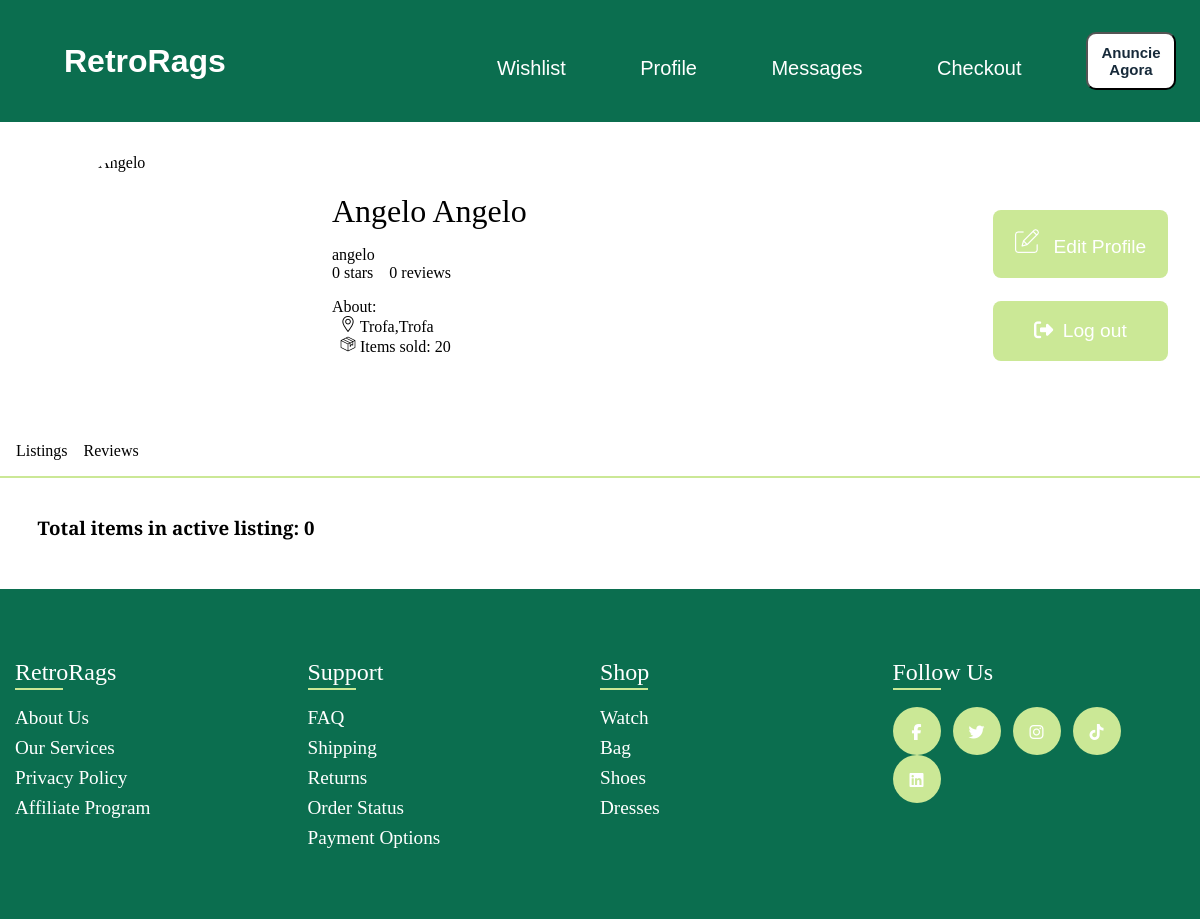
The page /pages/profile.php (signed in) on the database as committed earlier.
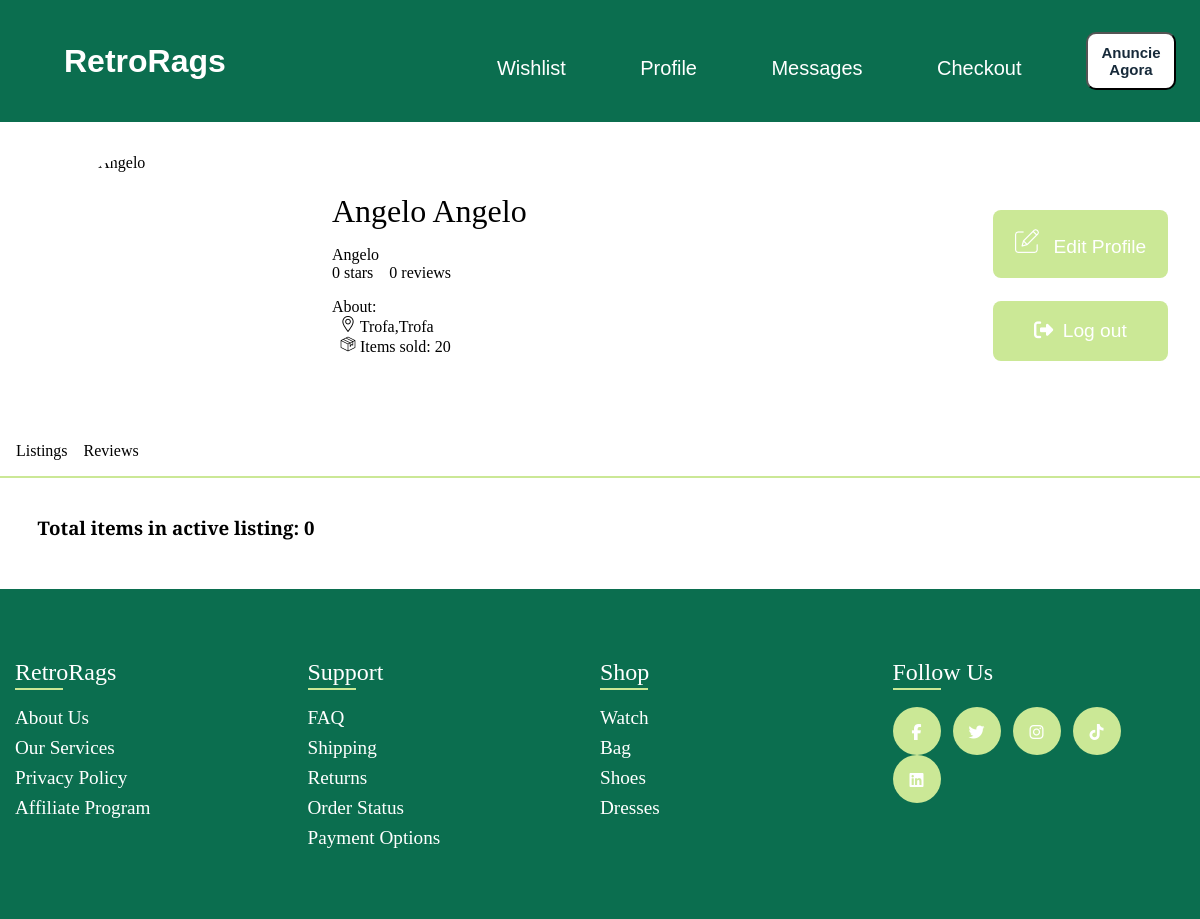
The same page on the database as committed later.
### tables this page shows
CREATE TABLE Users (
    Id INTEGER PRIMARY KEY AUTOINCREMENT,
    Username VARCHAR(50) UNIQUE NOT NULL,
    Email VARCHAR(100) UNIQUE NOT NULL,
    PasswordHash VARCHAR(255) NOT NULL,
    FirstName VARCHAR(50) NOT NULL,
    LastName VARCHAR(50) NOT NULL,
    Address VARCHAR(255) NOT NULL,
    PhoneNumber VARCHAR(9)
);

### db_handler/DB.php (called while the page is built, shortened)
<?php
    require_once 'Users.php';
    class Database {
        private $conn;
        public function __construct($databasePath) {
            try {
                $this->conn = new PDO("sqlite:$databasePath");
                $this->conn->setAttribute(PDO::ATTR_ERRMODE, PDO::ERRMODE_EXCEPTION);
            } catch(PDOException $e) {
                echo "Connection failed: " . $e->getMessage();
            }
        }
        function getUserById($userId) : User {
            $stmt = $this->conn->prepare("SELECT * FROM Users WHERE Id = :userId");
            $stmt->bindParam(':userId', $userId);
            $stmt->execute();
            $user = $stmt->fetch(PDO::FETCH_ASSOC);
            if ($user) {
                return new User(
                    $user['Id'],
                    $user['Username'],
                    $user['Email'],
                    $user['PasswordHash'],
                    $user['FirstName'],
                    $user['LastName'],
                    $user['Address'],
                    $user['PhoneNumber']
                );
            } else {
                return null;
            }
        }
        public function getReviewByReviewedUserId($userId) : array {
            $stmt = $this->conn->prepare("
            SELECT *
            FROM
                Reviews
            JOIN
                Users ON Reviews.Author = Users.Id
            WHERE
                Reviews.UserReviewed = :userId
            ORDER BY Reviews.ReviewDate DESC;
            ");
            $stmt->bindParam(':userId', $userId);
            $stmt->execute();
            $reviews = [];
            return $reviews;
        }
    }
?>

### db_handler/Users.php (called while the page is built, shortened)
<?php
class User {
    public $Id;
    public $Username;
    public $FirstName;
    public $LastName;
    public $Address;
    public function __construct($Id, $Username, $Email, $PasswordHash, $FirstName, $LastName, $Address, $PhoneNumber) {
        $this->Id = $Id;
        $this->Username = $Username;
        $this->FirstName = $FirstName;
        $this->LastName = $LastName;
        $this->Address = $Address;
    }
    public function getId(): int {
        return $this->Id;
    }
    public function getUsername(): string {
        return $this->Username;
    }
    public function getFirstName(): string {
        return $this->FirstName;
    }
    public function getLastName(): string {
        return $this->LastName;
    }
    public function getAddress(): string {
        return $this->Address;
    }
}
?>

### pages/profile.php (the view, shortened to what the changed rows need)
<!DOCTYPE html>
<html lang="en">
<head>
    <link rel="stylesheet" href="../css/profile.css">
    <link rel="stylesheet" href="https://cdnjs.cloudflare.com/ajax/libs/font-awesome/5.15.4/css/all.min.css" />
</head>
<body>
    <?php
        include 'templates/header.php';
    ?>
    <?php
        require_once (__DIR__ . '/../db_handler/DB.php');
        $db = new Database("../database/database.db");
        $userId = $_SESSION['userId'];
        $user = $db->getUserById($userId);
        $Reviews = $db->getReviewByReviewedUserId($userId);
        $reviewsCount = count($Reviews);
        if($reviewsCount == 0){
            $average = 0;
        }else{
            $average = number_format(array_reduce($Reviews, function ($carry, $review) {return $carry + $review->getRating();}, 0) / $reviewsCount,2);
        }
        if ($user) {
            echo "<section class='profile_info'>
                <img src='../assets/users/{$user->getId()}.png' alt='{$user->getFirstName()} {$user->getLastName()}'>
                <div class='user_details'>
                    <ul>
                        <li>{$user->getFirstName()} {$user->getLastName()}</li>
                        <li>{$user->getUsername()}</li>
                        <li>{$average} stars</li>
                        <li>{$reviewsCount} reviews</li>
                    </ul>
                    <ul>
                        <li>About:</li>
                        <li><img src='assets/profile/location.png' alt='location icon'> {$user->getAddress()}</li>
                        <li><img src='assets/profile/product.png' alt='product icon'> Items sold: 20</li>
                    </ul>
                </div>
            <div class='buttons'>
                <button class='edit_profile' id='edit_profile'><img src='assets/profile/editpencil.png' alt='pencil'> Edit Profile</button>
                <button class='log_out' id='log_out'><i class='fa-solid fa-right-from-bracket'></i>Log out</button>
            </div>
            </section>";
        } else {
            echo "User not found.";
        }
    ?>
     <?php
         require_once '../db_handler/DB.php';
     ?>
     <?php
     require_once '../db_handler/DB.php';
     ?>
     <?php
         require_once '../db_handler/DB.php';
     ?>
     <?php
     require_once '../db_handler/DB.php';
     ?>
        <?php
            include 'templates/footer.php';
        ?>
</body>
</html>

Rows that differ between the two databases and show on the page:
changed users "Angelo": Username "angelo" → "Angelo"
